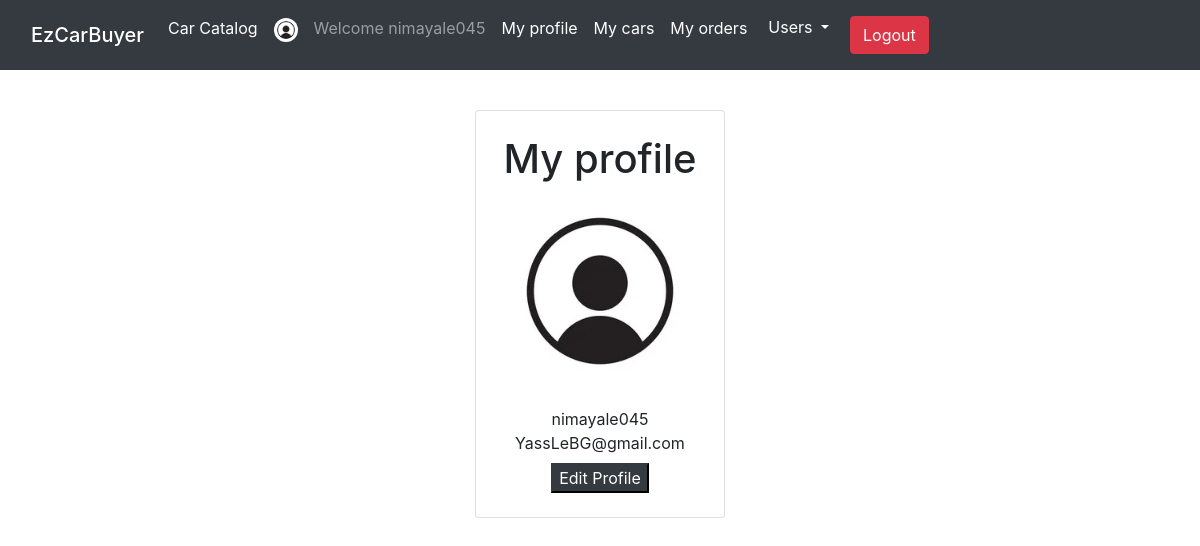
The page /user/index (signed in) on the database its author committed.
### tables this page shows
CREATE TABLE `user` (
  `id` int(11) NOT NULL,
  `username` varbinary(50) NOT NULL,
  `fname` varchar(30) NOT NULL,
  `lname` varchar(30) NOT NULL,
  `password` varchar(256) NOT NULL,
  `email` varbinary(50) NOT NULL,
  `phone` varchar(20) NOT NULL,
  `picture` varchar(50) NOT NULL,
  `access` varchar(3) NOT NULL DEFAULT 'Yes'
);

### Model/User.php (called while the page is built, shortened)
<?php
class User extends Model{
    public function find($id){
        $SQL = "SELECT * FROM user WHERE id=:id";
        $stmt = self::$_conn->prepare($SQL);
        $stmt->execute(['id'=>$id]);
        $stmt->setFetchMode(PDO::FETCH_CLASS,'User');
        return $stmt->fetch();
    }
}
?>

### dbConn.php (called while the page is built)
<?php
class Model{
    protected static $_conn = null;
    public function __construct(){
        if(self::$_conn == null){
            $host = 'localhost';
            $dbname = 'db_project';
            $user = 'root';
            $password = '';
            self::$_conn = new PDO("mysql:host=$host;dbname=$dbname",$user,$password);
        }
    }
}
?>

### View/user/index.php (the view, shortened to what this page needs)
<!DOCTYPE html>
<html lang="en">
<head>
</head>
<body>
<?php
    include 'View/includes/style.php';
    include 'View/includes/header.php';
?>
<div class="container mt-4 mb-4 p-3 d-flex justify-content-center">
     <div class="card p-4">
         <div class=" image d-flex flex-column justify-content-center align-items-center">
                <h1>My profile</h1>
                <div class=" image d-flex flex-column justify-content-center align-items-center">
                    <img src="../../Images/users/<?= $data['users']->picture?>" style="border-radius:50%" height="200" width="200" />
                <span class="name mt-3"><?=$data['users']->username?></span>
                 <span class="idd"><?=$data['users']->email?></span>
                 <div class=" d-flex mt-2">
                    <a href="/user/update/<?php echo $data['users']->id ?>"><button class="btn1 btn-dark">Edit Profile</button></a>
                 </div>
         </div>
    </div>
</div>
</body>
</html>

### rows shown on the page
user: picture (placeholder picture), username "nimayale045", email "YassLeBG@gmail.com"

### other values the page prints
$_SESSION['username'] "nimayale045"
